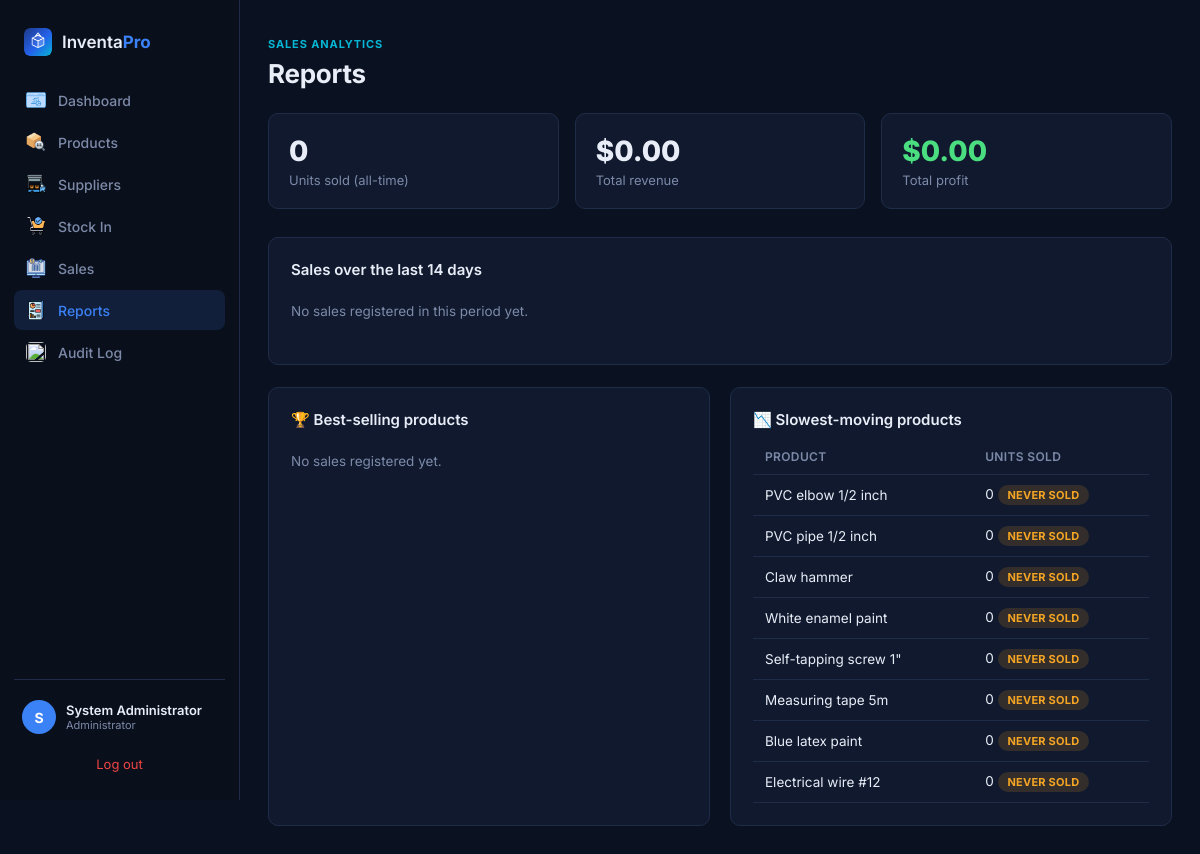
Page /index.php?accion=informes (signed in) on the committed database.
### tables this page shows
CREATE TABLE productos (
    id_producto   INT AUTO_INCREMENT PRIMARY KEY,
    codigo_barra  VARCHAR(20),
    nombre        VARCHAR(80) NOT NULL,
    descripcion   VARCHAR(200),
    imagen        VARCHAR(255),
    id_categoria  INT,
    id_unidad     INT NOT NULL,
    precio_compra DECIMAL(8,2) NOT NULL,
    precio_venta  DECIMAL(8,2) NOT NULL,
    stock_actual  INT NOT NULL DEFAULT 0,
    stock_minimo  INT NOT NULL DEFAULT 0,
    FOREIGN KEY (id_categoria) REFERENCES categorias(id_categoria),
    FOREIGN KEY (id_unidad) REFERENCES unidades_medida(id_unidad)
);

### controllers/InformeController.php (called while the page is built, shortened)
<?php
class InformeController
{
    public function index(): void
    {
        $reporte = new Reporte();
        $resumen = $reporte->resumenGeneral();
        $masVendidos = $reporte->productosMasVendidos(10);
        $menosVendidos = $reporte->productosMenosVendidos(10);
        $ventasPorDia = $reporte->ventasPorDia(14);
        require __DIR__ . '/../views/informes/index.php';
    }
}

### index.php (called while the page is built, shortened)
<?php
require_once __DIR__ . '/config/database.php';
require_once __DIR__ . '/models/Reporte.php';
require_once __DIR__ . '/controllers/InformeController.php';
$accion = $_GET['accion'] ?? (currentUser() ? 'dashboard' : 'login');
$auth        = new AuthController();
$dashboard   = new DashboardController();
$productos   = new ProductoController();
$proveedores = new ProveedorController();
$entradas    = new EntradaController();
$salidas     = new SalidaController();
$auditoria   = new AuditoriaController();
$clientes    = new ClienteController();
$informes    = new InformeController();
match ($accion) {
    'login'             => $auth->login(),
    'logout'            => $auth->logout(),
    'dashboard'         => $dashboard->index(),
    'productos'         => $productos->index(),
    'producto-crear'    => $productos->crear(),
    'producto-editar'   => $productos->editar($_GET['id'] ?? null),
    'producto-eliminar' => $productos->eliminar($_GET['id'] ?? null),
    'proveedores'         => $proveedores->index(),
    'proveedor-crear'     => $proveedores->crear(),
    'proveedor-editar'    => $proveedores->editar($_GET['id'] ?? null),
    'proveedor-eliminar'  => $proveedores->eliminar($_GET['id'] ?? null),
    'entradas'          => $entradas->index(),
    'entrada-crear'     => $entradas->crear(),
    'salidas'           => $salidas->index(),
    'salida-nueva'      => $salidas->nueva(),
    'factura'           => $salidas->factura($_GET['id'] ?? null),
    'auditoria'         => $auditoria->index(),
    'cliente-info'      => $clientes->info(),
    'informes'          => $informes->index(),
    default             => http_response_code(404),
};

### config/database.php (called while the page is built)
<?php
function getDB(): PDO {
    static $pdo = null;
    if ($pdo === null) {
        $pdo = new PDO(
            'mysql:host=localhost;dbname=inventapro;charset=utf8mb4',
            'root',
            '',
            [
                PDO::ATTR_ERRMODE            => PDO::ERRMODE_EXCEPTION,
                PDO::ATTR_DEFAULT_FETCH_MODE => PDO::FETCH_ASSOC,
                PDO::ATTR_EMULATE_PREPARES   => false,
            ]
        );
    }
    return $pdo;
}

### models/Reporte.php (called while the page is built, shortened)
<?php
class Reporte
{
    public function resumenGeneral(): array
    {
        $fila = getDB()->query(
            'SELECT
                COALESCE(SUM(cantidad), 0) AS unidades_vendidas,
                COALESCE(SUM(cantidad * precio_venta), 0) AS ingresos_totales,
                COALESCE(SUM(cantidad * (precio_venta - costo_unitario)), 0) AS ganancias_totales
             FROM detalle_salidas'
        )->fetch();
        return [
            'unidades_vendidas' => (int) $fila['unidades_vendidas'],
            'ingresos_totales'  => (float) $fila['ingresos_totales'],
            'ganancias_totales' => (float) $fila['ganancias_totales'],
        ];
    }
    public function productosMenosVendidos(int $limite = 10): array
    {
        $stmt = getDB()->prepare(
            'SELECT p.id_producto, p.nombre, p.imagen,
                    COALESCE(SUM(d.cantidad), 0) AS total_vendido
             FROM productos p
             LEFT JOIN detalle_salidas d ON d.id_producto = p.id_producto
             GROUP BY p.id_producto, p.nombre, p.imagen
             ORDER BY total_vendido ASC
             LIMIT ?'
        );
        $stmt->bindValue(1, $limite, PDO::PARAM_INT);
        $stmt->execute();
        return $stmt->fetchAll();
    }
}

### views/informes/index.php (the view, shortened to what this page needs)
<?php
require __DIR__ . '/../layouts/base.php';
?>
  <div class="page-header">
    <div>
      <span class="page-eyebrow">Sales analytics</span>
      <h1>Reports</h1>
    </div>
  </div>
  <div class="kpi-grid">
    <div class="kpi-card">
      <span class="kpi-value"><?= number_format($resumen['unidades_vendidas']) ?></span>
      <span class="kpi-label">Units sold (all-time)</span>
    </div>
    <div class="kpi-card">
      <span class="kpi-value">$<?= number_format($resumen['ingresos_totales'], 2) ?></span>
      <span class="kpi-label">Total revenue</span>
    </div>
    <div class="kpi-card kpi-ganancia">
      <span class="kpi-value">$<?= number_format($resumen['ganancias_totales'], 2) ?></span>
      <span class="kpi-label">Total profit</span>
    </div>
  </div>
  <div class="panel">
    <h2 class="sub-h" style="margin-top:0">Sales over the last 14 days</h2>
    <?php if (empty($ventasPorDia)): ?>
      <p class="empty-inline">No sales registered in this period yet.</p>
    <?php else: ?>
      <?php require __DIR__ . '/../partials/grafica-barras.php'; ?>
    <?php endif; ?>
  </div>
  <div class="informes-grid">
    <div class="panel">
      <h2 class="sub-h" style="margin-top:0">🏆 Best-selling products</h2>
      <?php if (empty($masVendidos)): ?>
        <p class="empty-inline">No sales registered yet.</p>
      <?php endif; ?>
    </div>
    <div class="panel">
      <h2 class="sub-h" style="margin-top:0">📉 Slowest-moving products</h2>
      <?php if (empty($menosVendidos)): ?>
        <p class="empty-inline">No products registered.</p>
      <?php else: ?>
        <table class="tbl">
          <thead><tr><th>Product</th><th>Units sold</th></tr></thead>
          <tbody>
            <?php foreach ($menosVendidos as $p): ?>
              <tr>
                <td><?= htmlspecialchars($p['nombre']) ?></td>
                <td>
                  <?= (int) $p['total_vendido'] ?>
                  <?php if ((int) $p['total_vendido'] === 0): ?>
                    <span class="badge badge-warning">Never sold</span>
                  <?php endif; ?>
                </td>
              </tr>
            <?php endforeach; ?>
          </tbody>
        </table>
      <?php endif; ?>
    </div>
  </div>
<?php require __DIR__ . '/../layouts/base-fin.php'; ?>

### public/css/styles.css (style rules this page uses)
:root { --bg: #0a1120; --sidebar: #0a0f1c; --surface: #10192e; --surface-2: #141f38; --border: #1f2c48; --text: #e8edf7; --muted: #7c8aa8; --dim: #4b5876; --accent: #3b82f6; --accent-2: #06b6d4; --success: #22c55e; --warning: #f5a524; --danger: #ef4444; --radius: 10px; }
* { box-sizing: border-box; }
body { margin: 0; min-height: 100vh; font-family: 'Inter', sans-serif; background: var(--bg); color: var(--text); }
.page-header { display: flex; align-items: flex-end; justify-content: space-between; flex-wrap: wrap; gap: 14px; margin-bottom: 24px; }
.page-eyebrow { font-size: 11px; font-weight: 700; letter-spacing: .08em; text-transform: uppercase; color: var(--accent-2); }
.page-header h1 { font-size: 26px; font-weight: 700; margin: 6px 0 0; letter-spacing: -0.01em; }
.kpi-grid { display: grid; grid-template-columns: repeat(auto-fit, minmax(200px, 1fr)); gap: 16px; margin-bottom: 28px; }
.kpi-card { background: var(--surface); border: 1px solid var(--border); border-radius: var(--radius); padding: 20px; display: flex; flex-direction: column; gap: 4px; }
.kpi-card.kpi-ganancia .kpi-value { color: #4ade80; }
.kpi-value { font-size: 28px; font-weight: 800; }
.kpi-label { font-size: 13px; color: var(--muted); }
.panel { background: var(--surface); border: 1px solid var(--border); border-radius: var(--radius); padding: 22px; margin-bottom: 22px; }
.sub-h { font-size: 15px; font-weight: 600; margin: 18px 0 10px; }
.tbl { width: 100%; border-collapse: collapse; }
.tbl th, .tbl td { text-align: left; padding: 10px 12px; font-size: 13.5px; border-bottom: 1px solid var(--border); }
.tbl th { color: var(--muted); font-weight: 600; font-size: 12px; text-transform: uppercase; letter-spacing: .03em; }
.badge { display: inline-block; font-size: 11px; font-weight: 700; padding: 3px 10px; border-radius: 100px; text-transform: uppercase; letter-spacing: .02em; }
.badge-warning { background: rgba(245,165,36,0.15); color: var(--warning); }
.empty-inline { color: var(--muted); font-size: 13.5px; padding: 10px 0; }
.informes-grid { display: grid; grid-template-columns: 1fr 1fr; gap: 20px; }

### rows in the picture
productos: nombre "PVC elbow 1/2 inch", total_vendido "0"
productos: nombre "PVC pipe 1/2 inch", total_vendido "0"
productos: nombre "Claw hammer", total_vendido "0"
productos: nombre "White enamel paint", total_vendido "0"
productos: nombre "Self-tapping screw 1\"", total_vendido "0"
productos: nombre "Measuring tape 5m", total_vendido "0"
productos: nombre "Blue latex paint", total_vendido "0"
productos: nombre "Electrical wire #12", total_vendido "0"

### other values in the picture
substr($usuarioActual['nombre'], 0, 1) "S"
$usuarioActual['nombre'] "System Administrator"
$usuarioActual['rol'] "Administrator"
$resumen['unidades_vendidas'] "0"
$resumen['ingresos_totales'] "0.00"
$resumen['ganancias_totales'] "0.00"
